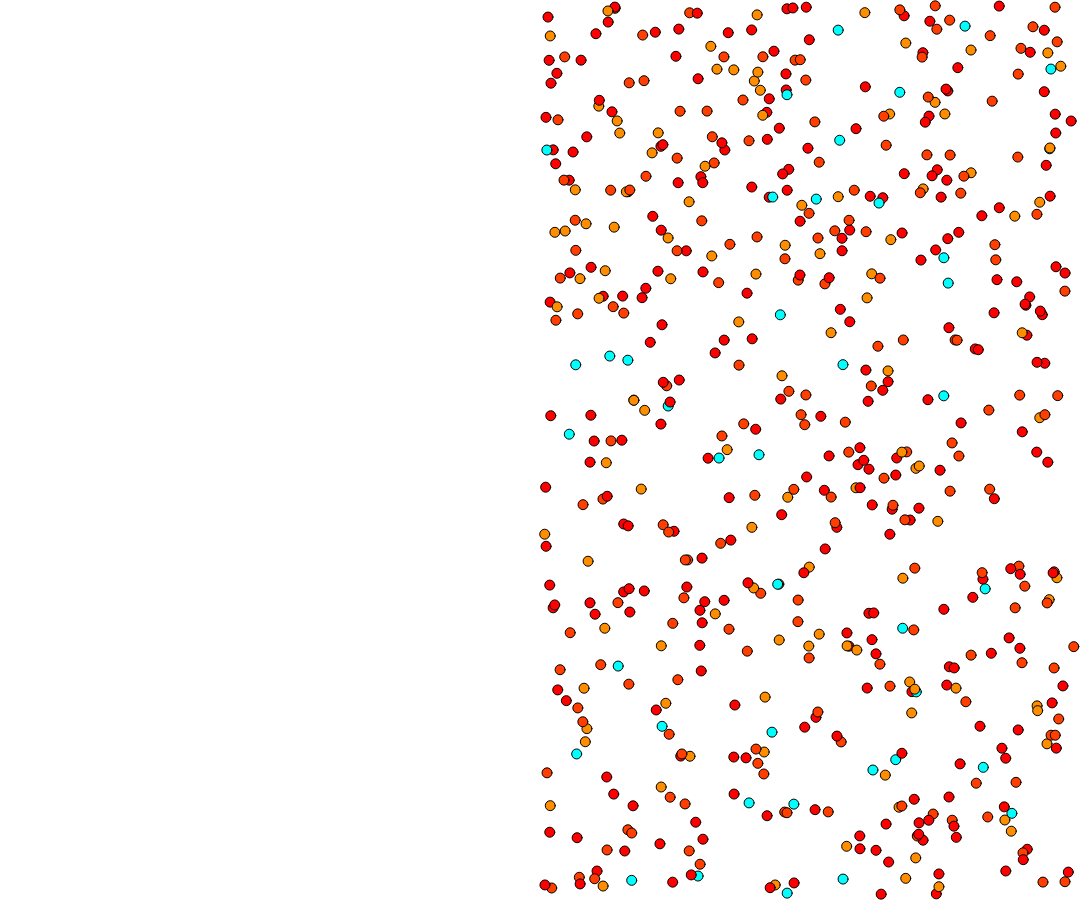
Frame 1 (no input)
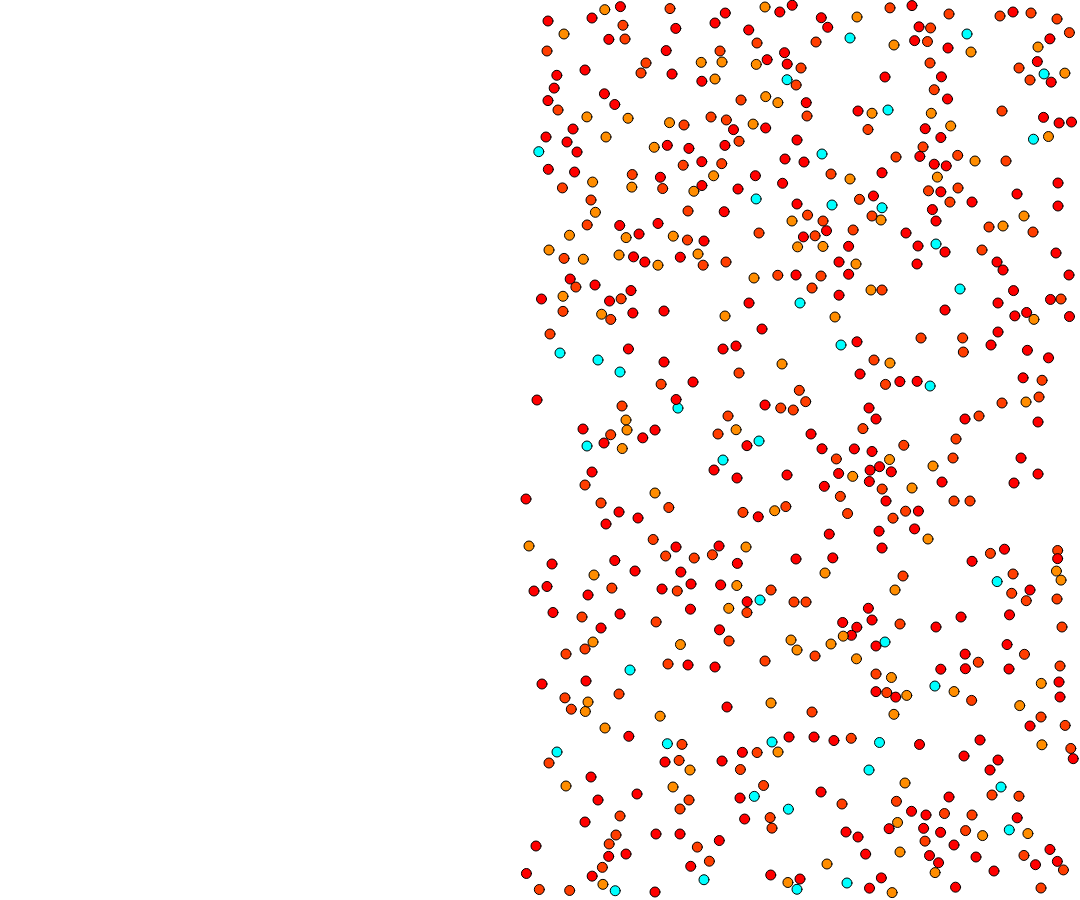
Frame 60 (no input)
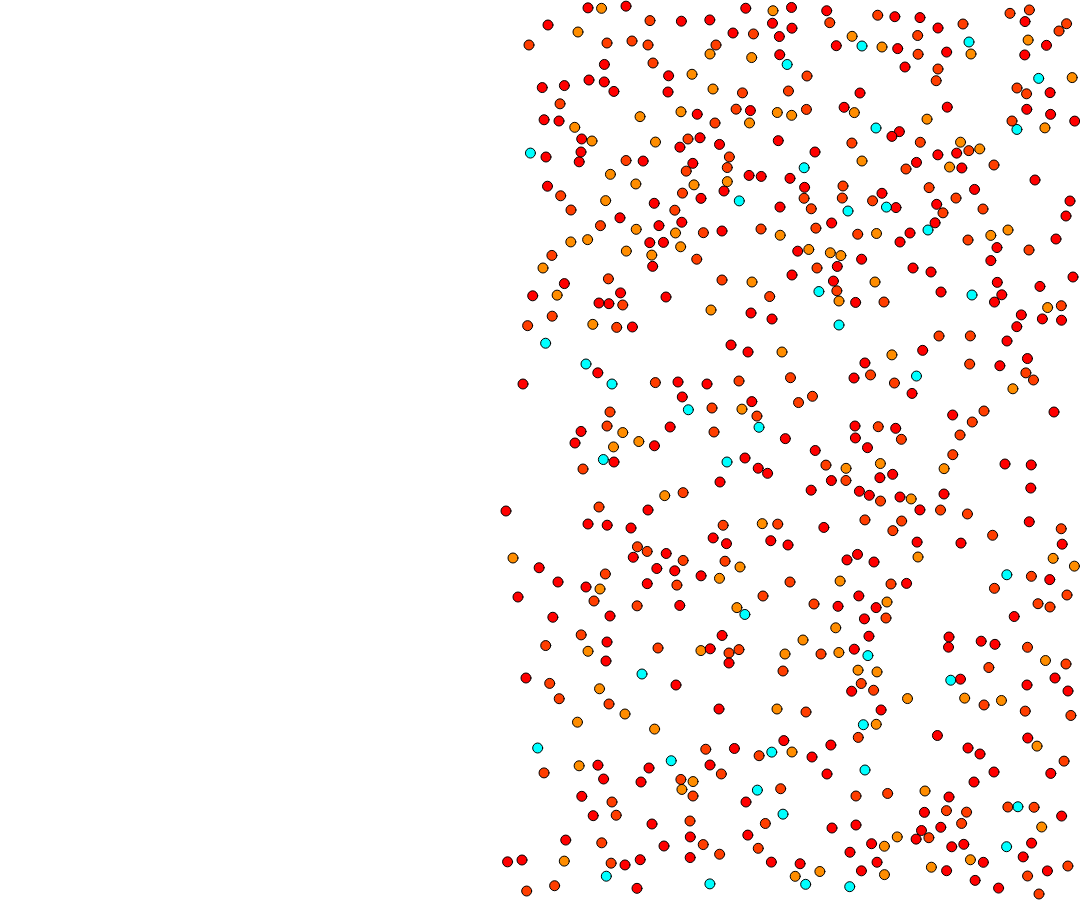
Frame 120 (the mouse pressed at the canvas centre since frame 60)

The p5.js sketch that drew these frames (run headless with seeded random() and noise() and a simulated clock; from frame 60 on, the mouse is pressed at the canvas centre):

// p5.js sketch
// ── sketch.js
let particles = [];
const fr = 30
const particleCount = 600
let particleWeights = [1, 1, 1, 1, 5, 5, 5, 10, 10, 50];
let pW
let g = 0;
let debug = false;
const radius = 5;

function setup() {
  createCanvas(windowWidth * 0.9, windowHeight * 0.9);
  frameRate(fr);
  reset();
  colorMode(HSB, 360, 100, 100);
  strokeWeight(1);
  console.log("type \'g = [value]\' to set gravity, positive values accelerate the particles DOWN!");
  console.log("type \'debug = true/false\' to see velocity lines.")
}

function draw() {
  background(0, 0, 100);
  //update particle position and velocity
  particles.forEach(E => E.update());
  //display particle position and velocity
  particles.forEach(E => E.draw());
  //update particle velocity from colliding with other particles
  collisionHandler();
}

function reset() {
  particles.splice(0);
  pW = particleWeights;
  for (let i = 1; i <= particleCount; i++) {
    // create particleCount particles randomly on the right side of the screen
    particles.push(createParticle(
      randInt(width / 2 + radius, width - radius),
      randInt(radius, height - radius),
      randInt(-10, 11), randInt(-10, 11),
      random(pW)));
  }
}

function randInt(a, b) {
  if (b <= a) {
    return a;
  }
  return floor(random(a, b));
}

// ── particle.js
function createParticle(px, py, vx, vy, m) {
  let particle = {
    pos: createVector(px, py),
    vel: createVector(vx, vy),
    r: radius,
    mass: m,
    draw: function() {
      push();
      let h = map(this.mass, min(pW), max(pW), 0, 180);
      //map mass to hue
      fill(h, 100, 100);
      translate(this.pos);
      circle(0, 0, 2 * this.r);
      //draw the particle
      if (debug) {
        line(0, 0, this.vel.x, this.vel.y);
        // draw velocity from position
      }
      pop();
    },
    update: function() {
      this.vel.y += g / fr;
      //update vel with gravity and euler integration
      if ((this.pos.x < radius && this.vel.x < 0) || (width - radius < this.pos.x && 0 < this.vel.x)) {
        this.vel.x *= -1
      }
      if ((this.pos.y < radius && this.vel.y < 0) || (height - radius < this.pos.y && 0 < this.vel.y)) {
        this.vel.y *= -1
      }
      //keeps the particle on screen
      
      this.pos.add(p5.Vector.div(this.vel, fr));
      //update pos with vel and euler integration
    }
  }
  return particle;
}

function collisionHandler() {
  for (let i = 0; i < particles.length - 1; i++) {
    for (let j = i + 1; j < particles.length; j++) {
      //for each pair of particles
      let cDir = p5.Vector.sub(particles[j].pos, particles[i].pos);
      
      //check if the pair aren't intersecting or on top of eachother,
      if (cDir.magSq() >= 4 * (radius ** 2) || cDir.magSq() == 0) {
        //if this is true, ignore this pair
        continue;
      }
      cDir.setMag(1);
      let cSpeed = p5.Vector.dot(cDir, p5.Vector.sub(particles[i].vel, particles[j].vel));
      //if the particles will naturally seperate, ignore them.
      if (cSpeed < 0) {
        continue;
      }
      let impulse = 2 *
        cSpeed / (particles[i].mass + particles[j].mass);
      //calculate the new impact on the particles
      particles[i].vel.sub(cDir.setMag(impulse * particles[j].mass));
      particles[j].vel.add(cDir.setMag(impulse * particles[i].mass));
    }
  }
}
